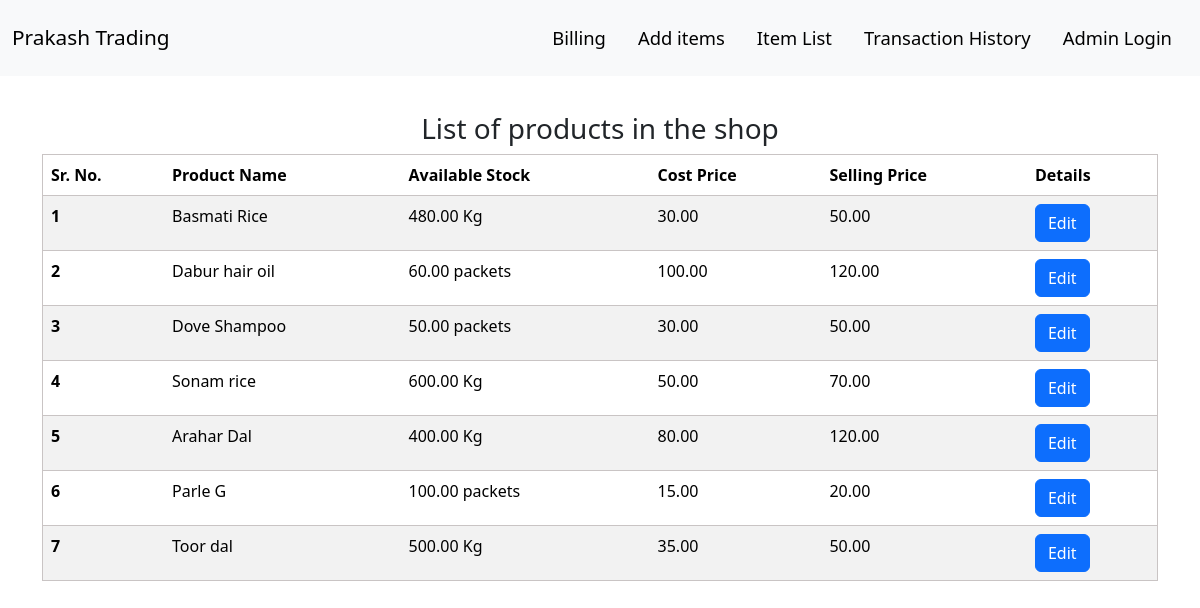
The app's page /itemList/ with its own data.
### home/models.py (models this page shows, shortened)
class FirmInfo(models.Model):
    firm_name = models.CharField(max_length=255)
    firm_image = models.ImageField(upload_to='qr_code/', null=True, blank=True)
    firm_gst=models.CharField(max_length=20,null=True)
    firm_mob1=models.CharField(max_length=11,null=True)
    firm_mob2=models.CharField(max_length=11,null=True)
    firm_add=models.CharField(max_length=300, null=True, blank=True)

class Product(models.Model):
    product_name=models.CharField(max_length=100)
    product_type=models.CharField(max_length=100)
    measuring_unit=models.CharField(max_length=50,null=True,blank=True)
    stock_quantity=models.DecimalField(max_digits=10,decimal_places=2)
    cost_price=models.DecimalField(max_digits=10,decimal_places=2)
    selling_price=models.DecimalField(max_digits=10,decimal_places=2)

### home/views.py (the view)
# urls.py: path('itemList/',views.itemList,name="itemList"),
def itemList(request):
    products=Product.objects.all()
    context={'products':products}
    return render(request,'itemList.html',context)

### home/context_processors.py (called while the page is built)
def firm_info(request):
    try:
        firm_info = FirmInfo.objects.first()
        return {
            'firm_name': firm_info.firm_name if firm_info else 'Default Firm Name',
            'firm_image_url': firm_info.firm_image.url if firm_info and firm_info.firm_image else None,
            'firm_gst':firm_info.firm_gst if firm_info else '10FZXPP1309C1Z1',
            'firm_mob1':firm_info.firm_mob1 if firm_info else '8210463930',
            'firm_mob2':firm_info.firm_mob2 if firm_info else '9708805703',
            'firm_add':firm_info.firm_add if firm_info else 'No address'
        }
    except FirmInfo.DoesNotExist:
        return {
            'firm_name': 'Default Firm Name',
            'firm_image_url': None
        }

### templates/itemList.html (shortened to what this page needs)
{% extends 'base.html' %}
{% load static %}
{% block style %}
  <link rel="stylesheet" href="{% static 'css\itemList.css' %}" />
{% endblock style %}
{% block body %}
  <div class="container" style="margin-top: 7em;">
    <h3 class="text-center bill-head">List of products in the shop</h3>
    <div>
      <table class="table table-class table-striped table-responsive">
        <thead>
          <tr>
            <th scope="col">Sr. No.</th>
            <th scope="col">Product Name</th>
            <th scope="col">Available Stock</th>
            <th scope="col">Cost Price</th>
            <th scope="col">Selling Price</th>
            <th scope="col">Details</th>
          </tr>
        </thead>
        <tbody>
          {% for product in products %}
            <tr>
              <th scope="row">{{ forloop.counter }}</th>
              <td>{{ product.product_name }}</td>
              <td>{{ product.stock_quantity }} {{ product.measuring_unit }}</td>
              <td>{{ product.cost_price }}</td>
              <td>{{ product.selling_price }}</td>
              <td>
                <a class="btn btn-primary" href="/itemEdit/{{ product.id }}">Edit</a>
              </td>
            </tr>
          {% endfor %}
        </tbody>
      </table>
    </div>
  </div>
{% endblock %}

### templates/base.html (shortened to what this page needs)
<!DOCTYPE html>
<html lang="en">
<head>
    <link href="https://cdn.jsdelivr.net/npm/bootstrap@5.3.3/dist/css/bootstrap.min.css" rel="stylesheet">
    {% block style %}{% endblock style %}
</head>
<body>
    <nav class="navbar navbar-expand-lg nav-body bg-body-tertiary fixed-top">
        <div class="container-fluid py-2">
          <a class="navbar-brand" href="#">{{ firm_name }}</a>
          <div class="collapse navbar-collapse" id="navbarSupportedContent">
            <ul class="navbar-nav ms-auto mb-2 mb-lg-0">
              <li class="nav-item mx-1 px-1">
                <a class="nav-link active"  href="/">Billing</a>
              </li>
              <li class="nav-item mx-1 px-1">
                <a class="nav-link active"  href="/itemAdd">Add items</a>
              </li>
              <li class="nav-item mx-1 px-1">
                <a class="nav-link active"  href="/itemList">Item List</a>
              </li>
              <li class="nav-item mx-1 px-1">
                <a class="nav-link active"  href="/transactionHistory">Transaction History</a>
              </li>
              <li class="nav-item mx-1 px-1">
                <a class="nav-link active"  href="/admin" target="main_">Admin Login</a>
              </li>
            </ul>
          </div>
        </div>
      </nav>
      {% block body %}{% endblock body %}
</body>
</html>

### static/css/itemList.css (style rules this page uses)
.table-class { border-style: solid; border-color: rgb(201, 196, 196); border-width:0.001em; }

### templates/base.html (style rules this page uses)
.nav-link { font-size: 1.15em; font-weight:400; }
.navbar-brand { font-size: 1.3em; font-weight:500; }

### records on screen
FirmInfo: firm_name "Prakash Trading"
Product: product_name "Basmati Rice", stock_quantity "480.00", measuring_unit "Kg", cost_price "30.00", selling_price "50.00"
Product: product_name "Dabur hair oil", stock_quantity "60.00", measuring_unit "packets", cost_price "100.00", selling_price "120.00"
Product: product_name "Dove Shampoo", stock_quantity "50.00", measuring_unit "packets", cost_price "30.00", selling_price "50.00"
Product: product_name "Sonam rice", stock_quantity "600.00", measuring_unit "Kg", cost_price "50.00", selling_price "70.00"
Product: product_name "Arahar Dal", stock_quantity "400.00", measuring_unit "Kg", cost_price "80.00", selling_price "120.00"
Product: product_name "Parle G", stock_quantity "100.00", measuring_unit "packets", cost_price "15.00", selling_price "20.00"
Product: product_name "Toor dal", stock_quantity "500.00", measuring_unit "Kg", cost_price "35.00", selling_price "50.00"
